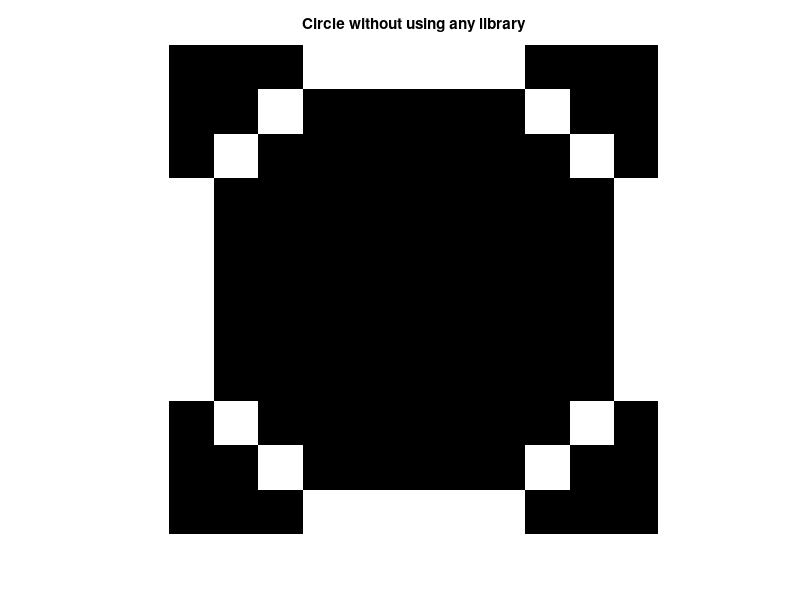

MATLAB code for this plot:
% Define the radius and center coordinates
radius = 5;
center_x = 0;
center_y = 0;

% Define the size of the image
image_size = 2 * radius + 1; % Ensures the circle fits entirely in the image

% Initialize the image
circle_image = zeros(image_size);

% Iterate through each pixel in the image
for i = 1:image_size
    for j = 1:image_size
        % Calculate the distance from the center
        distance = sqrt((i - radius - 1)^2 + (j - radius - 1)^2);
        % Check if the distance is approximately equal to the radius
        if abs(distance - radius) < 0.5
            % Mark the pixel as part of the circle
            circle_image(i, j) = 1;
        end
    end
end

% Display the circle image
imshow(circle_image);
title('Circle without using any library');
